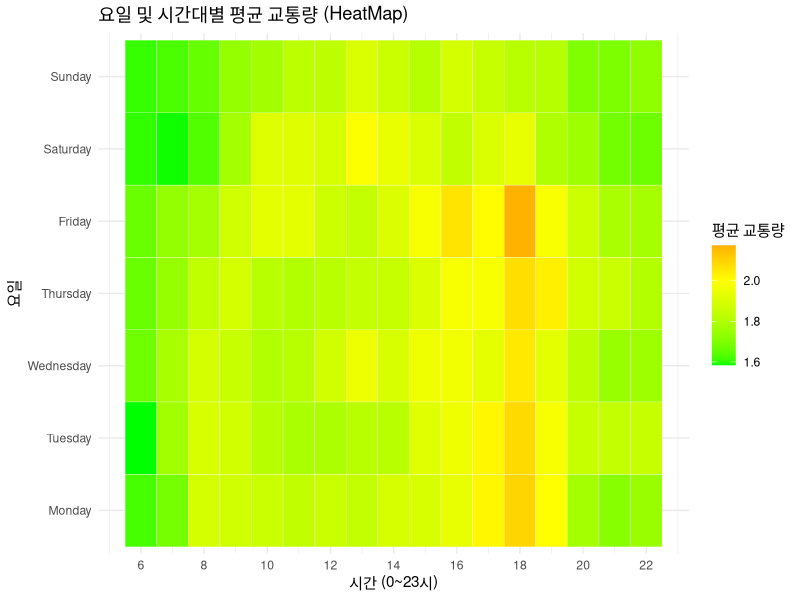
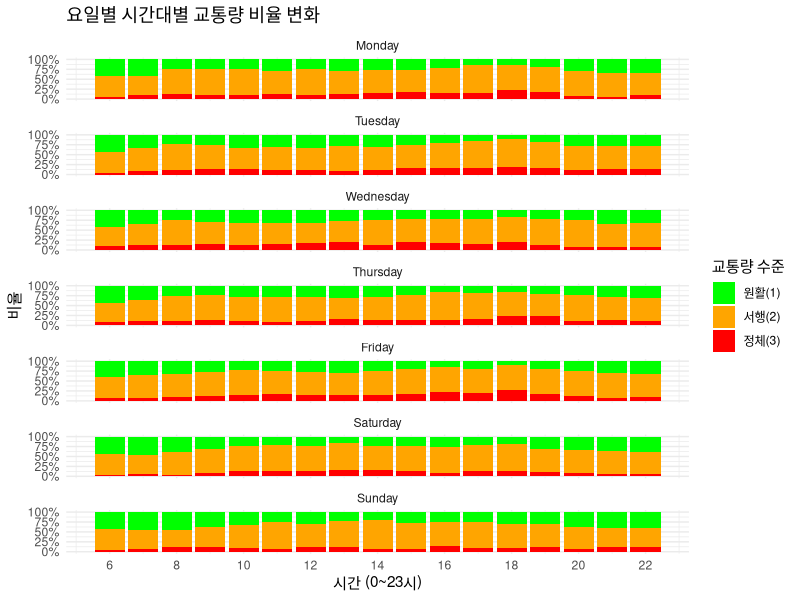

The R script that drew these images, in order:
library(ggplot2)
library(dplyr)
library(lubridate)

traffic_data <- read.csv("./data/road/processed_road_data.csv")

traffic_data <- traffic_data %>%
  mutate(
    datetime_str = paste(date_time),
    timestamp = as.POSIXct(datetime_str, format = "%Y-%m-%d %H:%M:%S"),
    hour = hour(timestamp),
    day_of_week = wday(timestamp, label = TRUE, week_start = 1, abbr = FALSE)
  )
head(traffic_data)

heatmap_data <- traffic_data %>%
  group_by(day_of_week, hour) %>%
  summarize(
    avg_traffic = mean(traffic, na.rm = TRUE)
  ) %>%
  ungroup()

ggplot(heatmap_data, aes(x = hour, y = day_of_week, fill = avg_traffic)) +
  geom_tile(color = "white") +
  scale_fill_gradient2(low = "green", mid = "yellow", high = "red", midpoint = 2) +
  scale_x_continuous(breaks = seq(0, 23, by = 2)) +
  labs(
    title = "요일 및 시간대별 평균 교통량 (HeatMap)",
    x = "시간 (0~23시)",
    y = "요일",
    fill = "평균 교통량"
  ) +
  theme_minimal()

stacked_bar_data <- traffic_data %>%
  mutate(
    traffic_level = factor(traffic,
                           levels = c(1, 2, 3),
                           labels = c("원활(1)", "서행(2)", "정체(3)"))
  )

ggplot(stacked_bar_data, aes(x = hour, fill = traffic_level)) +
  geom_bar(position = "fill") +
  facet_wrap(~ day_of_week, ncol = 1) +
  scale_fill_manual(values = c("원활(1)" = "green", "서행(2)" = "orange", "정체(3)" = "red")) +
  scale_x_continuous(breaks = seq(0, 23, by = 2)) +
  scale_y_continuous(labels = scales::percent_format()) +
  labs(
    title = "요일별 시간대별 교통량 비율 변화",
    x = "시간 (0~23시)",
    y = "비율",
    fill = "교통량 수준"
  ) +
  theme_minimal()
